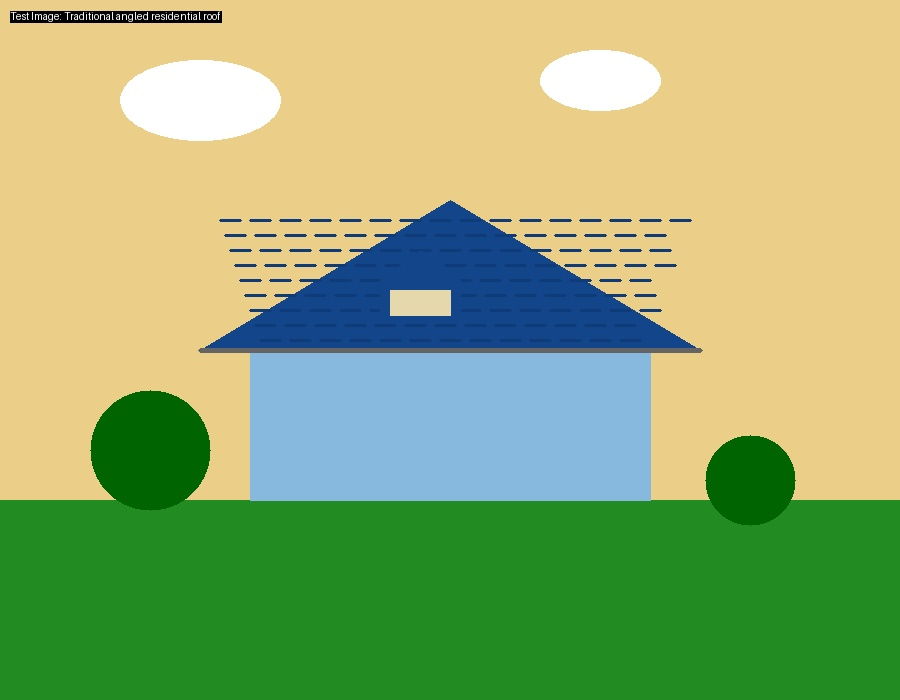
#> input picture test_images/angled_residential_roof.jpg, 900 x 700 px
$ python -i image_analysis.py   (imports and definitions only)   (older library calls are emulated)
#> lines starting #> are read from the running program, lines starting #| are printed output that depends on the picture; after the words box and inside, x2 and y2 are one past the last pixel; in counts of white or black regions, pixels touching at a corner belong together
import cv2
import numpy as np
import logging
from typing import Dict, List

class RoofAnalyzer:
    """Computer vision pipeline for analyzing rooftop characteristics from satellite imagery"""

    def __init__(self):
        self.logger = logging.getLogger(__name__)

    def analyze_roof(self, image_path: str) -> Dict:
        """
        Analyze roof characteristics from satellite image

        Args:
            image_path: Path to the satellite image

        Returns:
            Dictionary containing roof analysis results
        """
        try:
            # Load and preprocess image
            image = cv2.imread(image_path)
#> image is the input picture: shape (700, 900, 3); mean B, G, R 114.1, 174, 148.3
            if image is None:
                raise ValueError("Could not load image")

            # Image is already loaded in BGR format for OpenCV processing

            # Perform roof detection and analysis
            roof_contours = self._detect_roof_area(image)
            roof_metrics = self._calculate_roof_metrics(image, roof_contours)
            orientation = self._estimate_roof_orientation(roof_contours)
            slope = self._estimate_roof_slope(image, roof_contours)
            shading_factor = self._analyze_shading(image)
            obstructions = self._detect_obstructions(image, roof_contours)

            return {
                'total_area': roof_metrics['total_area'],
                'usable_area': roof_metrics['usable_area'],
                'orientation': orientation,
                'slope': slope,
                'shading_factor': shading_factor,
                'obstruction_count': len(obstructions),
                'obstructions': obstructions,
                'confidence_score': roof_metrics['confidence'],
                'analysis_metadata': {
                    'image_dimensions': image.shape[:2],
                    'processing_successful': True
                }
            }

        except Exception as e:
            self.logger.error(f"Roof analysis failed: {str(e)}")
            # Return default values with low confidence
            return self._get_default_roof_metrics()

    def _detect_roof_area(self, image: np.ndarray) -> List[np.ndarray]:
        """Detect roof areas using computer vision techniques"""

        try:
            # Convert to grayscale
            gray = cv2.cvtColor(image, cv2.COLOR_BGR2GRAY)
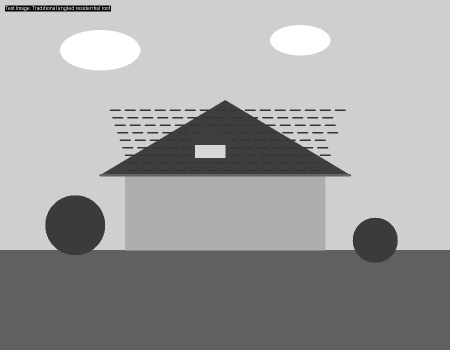
#> gray: shape (700, 900) (shown at 1/2 size); min 0, max 255, mean 159.7

            # Apply Gaussian blur to reduce noise
            blurred = cv2.GaussianBlur(gray, (5, 5), 0)

            # Use adaptive thresholding to handle varying lighting
            thresh = cv2.adaptiveThreshold(
                blurred, 255, cv2.ADAPTIVE_THRESH_GAUSSIAN_C,
                cv2.THRESH_BINARY_INV, 11, 2
            )
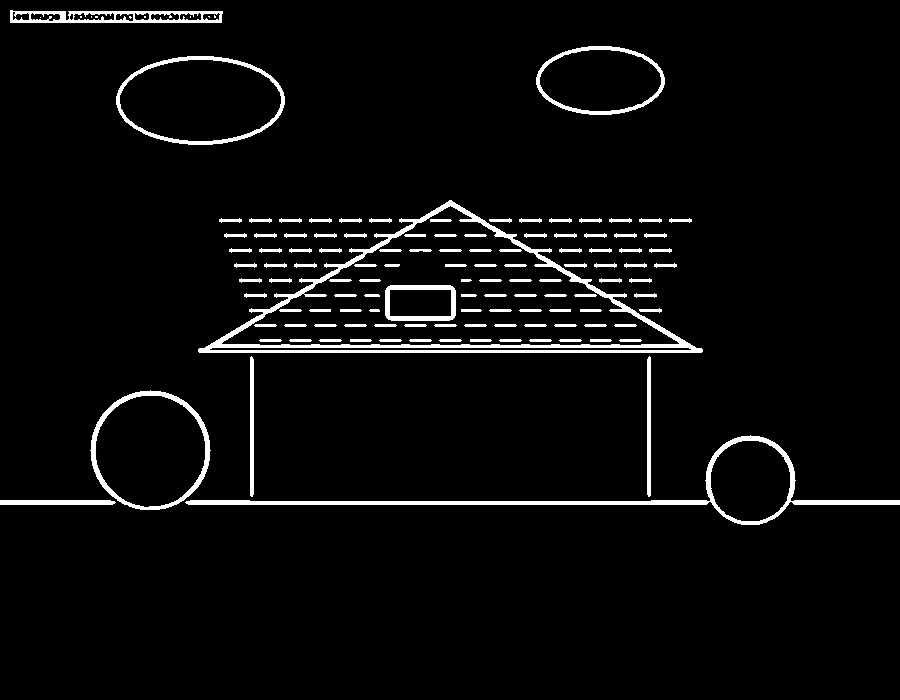
#> thresh: shape (700, 900); 4.2% white; 126 white regions (9 under 20 px), largest, box (x1, y1, x2, y2) and area: (198, 200, 703, 353) 6515, (185, 435, 900, 525) 3987, (90, 390, 211, 510) 1742

            # Apply morphological operations to clean up the image
            kernel = cv2.getStructuringElement(cv2.MORPH_RECT, (3, 3))
            cleaned = cv2.morphologyEx(thresh, cv2.MORPH_CLOSE, kernel)
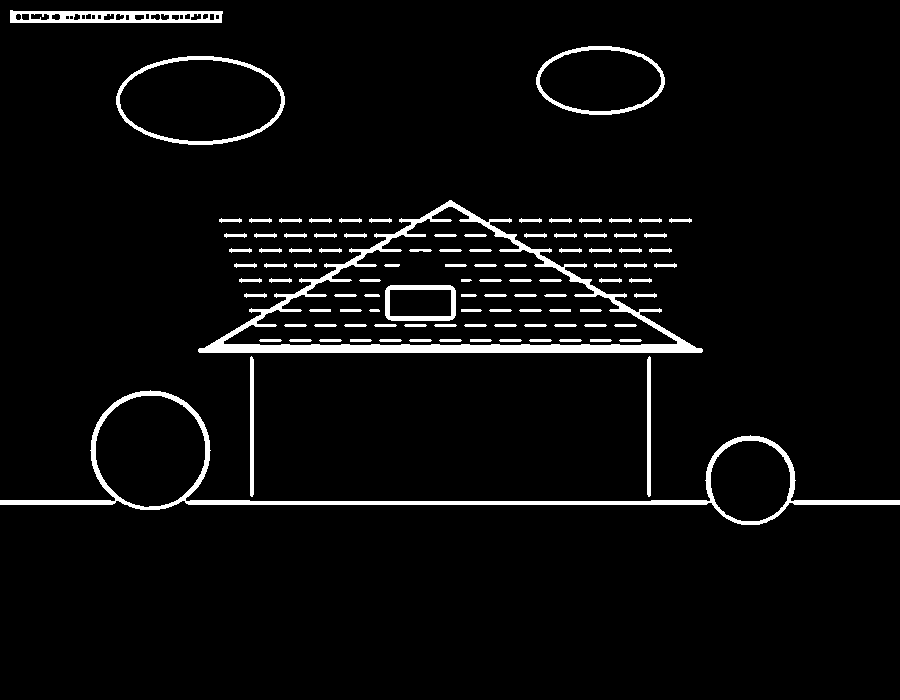
#> cleaned: shape (700, 900); 4.4% white; 103 white regions

            # Find contours
            contours, _ = cv2.findContours(
                cleaned, cv2.RETR_EXTERNAL, cv2.CHAIN_APPROX_SIMPLE
            )
#> contours = 49 contours; largest, box (x1, y1, x2, y2) and area: (198, 200, 703, 353) 39057, (0, 390, 900, 525) 19911, (116, 56, 285, 145) 11656, (536, 46, 665, 115) 6866, (10, 10, 223, 23) 2326

            # Filter contours by area (assuming roof is a significant portion of image)
            min_area = (image.shape[0] * image.shape[1]) * 0.1  # At least 10% of image
            max_area = (image.shape[0] * image.shape[1]) * 0.8  # At most 80% of image

            roof_contours = []
            for contour in contours:
                area = cv2.contourArea(contour)
                if min_area < area < max_area:
                    # Additional filtering based on shape characteristics
                    perimeter = cv2.arcLength(contour, True)
                    if perimeter > 0:
                        circularity = 4 * np.pi * area / (perimeter * perimeter)
                        # Roofs are typically not too circular (0.1 to 0.9 range)
                        if 0.1 < circularity < 0.9:
                            roof_contours.append(contour)
#> this loop made 49 passes
#> area on passes 1 to 8: 19911, 414.5, 414.5, 48, 48, 48, 48, 48
#> after the loop, roof_contours = []

            # If no good contours found, create a default rectangular contour
            if not roof_contours:
                h, w = image.shape[:2]
                default_contour = np.array([
                    [[w//4, h//4]], [[3*w//4, h//4]],
                    [[3*w//4, 3*h//4]], [[w//4, 3*h//4]]
                ])
#> in analyze_roof, `roof_contours = self._detect_roof_area(image)`: roof_contours = [[[225, 175], [675, 175], [675, 525], [225, 525]]]
                roof_contours.append(default_contour)

            return roof_contours

        except Exception as e:
            self.logger.error(f"Roof detection failed: {str(e)}")
            # Return default contour
            h, w = image.shape[:2]
            default_contour = np.array([
                [[w//4, h//4]], [[3*w//4, h//4]],
                [[3*w//4, 3*h//4]], [[w//4, 3*h//4]]
            ])
            return [default_contour]

    def _calculate_roof_metrics(self, image: np.ndarray, contours: List[np.ndarray]) -> Dict:
        """Calculate roof area and other metrics"""

        try:
            if not contours:
                raise ValueError("No contours provided")

            # Assume typical residential roof - estimate scale from image size
            # This is a simplified approach - in practice, you'd need actual scale information
            image_height, image_width = image.shape[:2]

            # Estimate scale: assume image covers roughly 50m x 50m area
            meters_per_pixel_x = 50.0 / image_width
            meters_per_pixel_y = 50.0 / image_height

            total_area_pixels = 0
            for contour in contours:
                area_pixels = cv2.contourArea(contour)
                total_area_pixels += area_pixels
#> this loop made 1 pass
#> (contour, area_pixels, total_area_pixels) on pass 1: ([[225, 175], [675, 175], [675, 525], [225, 525]], 157500, 157500)
#> after the loop, total_area_pixels = 157500

            # Convert to square meters
            total_area_m2 = total_area_pixels * meters_per_pixel_x * meters_per_pixel_y
#> total_area_m2 = 625

            # Calculate usable area (accounting for setbacks, obstructions, etc.)
            # Typically 70-85% of total roof area is usable for solar panels
            usable_percentage = 0.75  # Conservative estimate
            usable_area_m2 = total_area_m2 * usable_percentage
#> usable_area_m2 = 468.8

            # Confidence score based on contour quality
            confidence = min(1.0, len(contours) * 0.3 + 0.4)
#> confidence = 0.7
#> in analyze_roof, `roof_metrics = self._calculate_roof_metrics(image, roof_contours)`: roof_metrics = {'total_area': 625, 'usable_area': 468.8, 'confidence': 0.7}

            return {
                'total_area': total_area_m2,
                'usable_area': usable_area_m2,
                'confidence': confidence
            }

        except Exception as e:
            self.logger.error(f"Metric calculation failed: {str(e)}")
            # Return conservative estimates
            return {
                'total_area': 100.0,  # 100 m² default
                'usable_area': 75.0,   # 75 m² usable
                'confidence': 0.3
            }

    def _estimate_roof_orientation(self, contours: List[np.ndarray]) -> str:
        """Estimate primary roof orientation"""

        try:
            if not contours:
                return "south"  # Default optimal orientation

            # Get the largest contour (main roof section)
            largest_contour = max(contours, key=cv2.contourArea)
#> largest_contour = [[225, 175], [675, 175], [675, 525], [225, 525]]

            # Fit a rectangle to estimate orientation
            rect = cv2.minAreaRect(largest_contour)
#> rect = ((450, 350), (350, 450), -90)
            angle = rect[2]
#> angle = -90

            # Convert angle to cardinal direction
            # Normalize angle to 0-360 degrees
            if angle < -45:
                angle += 90
#> angle = 0
#> in analyze_roof, `orientation = self._estimate_roof_orientation(roof_contours)`: orientation = 'south'

            # Map angle to orientation
            if -22.5 <= angle <= 22.5:
                return "south"
            elif 22.5 < angle <= 67.5:
                return "southwest"
            elif 67.5 < angle <= 112.5:
                return "west"
            elif 112.5 < angle <= 157.5:
                return "northwest"
            elif 157.5 < angle <= 202.5:
                return "north"
            elif 202.5 < angle <= 247.5:
                return "northeast"
            elif 247.5 < angle <= 292.5:
                return "east"
            else:
                return "southeast"

        except Exception as e:
            self.logger.error(f"Orientation estimation failed: {str(e)}")
            return "south"  # Default to optimal orientation

    def _estimate_roof_slope(self, image: np.ndarray, contours: List[np.ndarray]) -> float:
        """Estimate roof slope in degrees"""

        try:
            # For satellite imagery, slope estimation is challenging
            # We'll use image analysis techniques to estimate based on shadows and perspective

            gray = cv2.cvtColor(image, cv2.COLOR_BGR2GRAY)

            # Calculate gradient to detect slope indicators
            grad_x = cv2.Sobel(gray, cv2.CV_64F, 1, 0, ksize=3)
            grad_y = cv2.Sobel(gray, cv2.CV_64F, 0, 1, ksize=3)
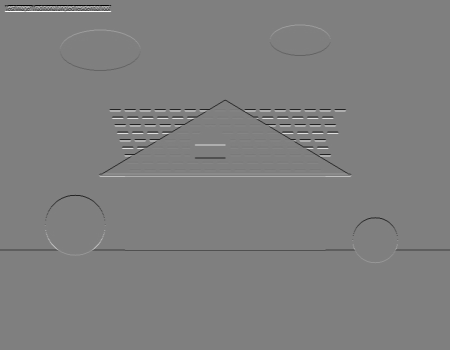
#> grad_y: shape (700, 900) float64 (shown at 1/2 size); min -831, max 829, mean -1.3; drawn with min black and max white

            # Calculate gradient magnitude
            gradient_magnitude = np.sqrt(grad_x**2 + grad_y**2)

            # Analyze gradient within roof area
            if contours:
                mask = np.zeros(gray.shape, np.uint8)
                cv2.fillPoly(mask, contours, (255,))
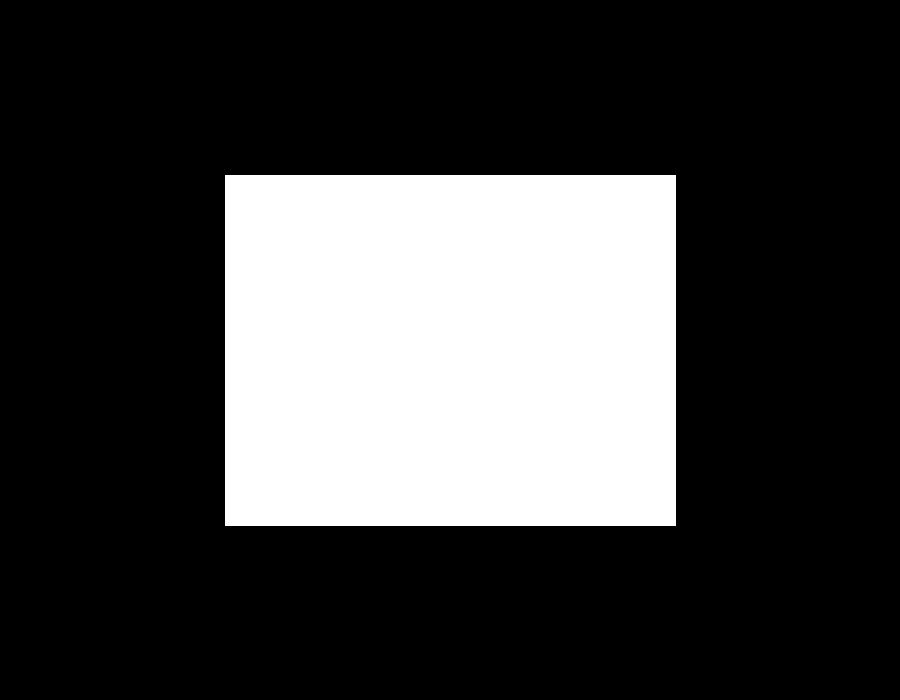
#> mask: shape (700, 900); 25.1% white; 1 white region, box (x1, y1, x2, y2) and area: (225, 175, 676, 526) 158301
                roof_gradients = gradient_magnitude[mask > 0]

                # Use gradient statistics to estimate slope
                mean_gradient = np.mean(roof_gradients)
#> mean_gradient = 30.43

                # Map gradient to slope (empirical relationship)
                # Higher gradients suggest steeper roofs
                slope_degrees = min(45.0, max(5.0, float(mean_gradient * 0.5)))
#> slope_degrees = 15.22
            else:
                slope_degrees = 25.0  # Average residential roof slope

            return slope_degrees

        except Exception as e:
            self.logger.error(f"Slope estimation failed: {str(e)}")
            return 25.0  # Default slope

    def _analyze_shading(self, image: np.ndarray) -> float:
        """Analyze shading factors from the image"""

        try:
            # Convert to HSV for better shadow detection
            hsv = cv2.cvtColor(image, cv2.COLOR_BGR2HSV)
#> hsv: shape (700, 900, 3); mean H, S, V 46.4, 137.5, 195.5

            # Create mask for dark areas (potential shadows)
            lower_shadow = np.array([0, 0, 0])
            upper_shadow = np.array([180, 255, 100])  # Low value channel for shadows
            shadow_mask = cv2.inRange(hsv, lower_shadow, upper_shadow)
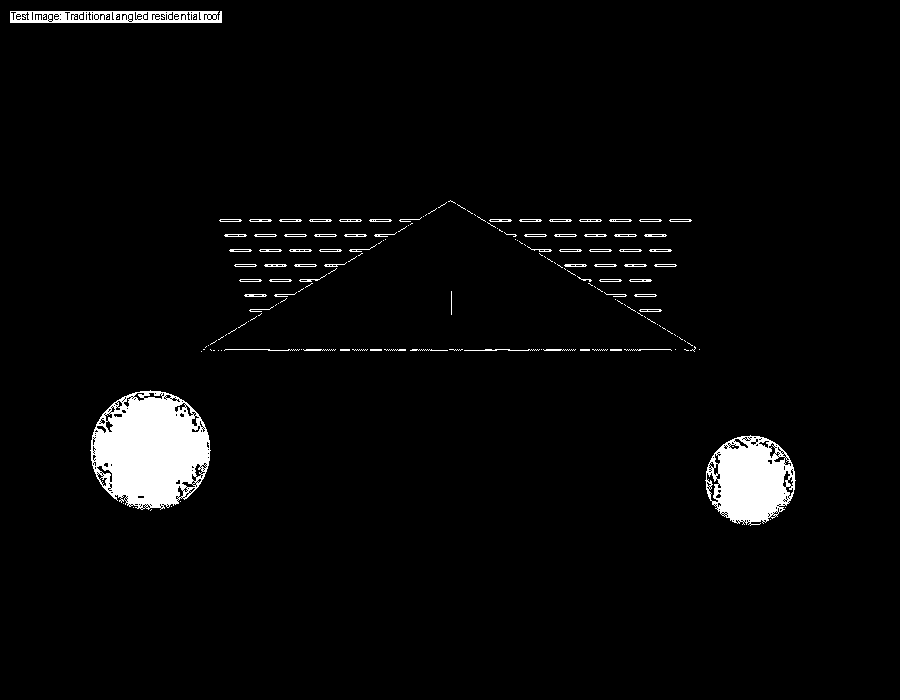
#> shadow_mask: shape (700, 900); 3.4% white; 163 white regions (93 under 20 px), largest, box (x1, y1, x2, y2) and area: (90, 390, 211, 510) 10157, (705, 435, 796, 526) 5473, (10, 11, 222, 23) 1979

            # Calculate percentage of image that's in shadow
            total_pixels = image.shape[0] * image.shape[1]
            shadow_pixels = np.sum(shadow_mask > 0)
#> shadow_pixels = 21120
            shadow_percentage = shadow_pixels / total_pixels
#> shadow_percentage = 0.0335

            # Convert to shading factor (0 = no shading, 1 = completely shaded)
            # Invert the logic: less shadow = better for solar
            shading_factor = min(0.8, shadow_percentage * 2)  # Cap at 80% shading
#> shading_factor = 0.067

            return shading_factor

        except Exception as e:
            self.logger.error(f"Shading analysis failed: {str(e)}")
            return 0.2  # Default minimal shading

    def _detect_obstructions(self, image: np.ndarray, roof_contours: List[np.ndarray]) -> List[Dict]:
        """Detect potential obstructions on the roof"""

        try:
            obstructions = []

            # Create mask for roof area
            if roof_contours:
                mask = np.zeros(image.shape[:2], np.uint8)
                cv2.fillPoly(mask, roof_contours, (255,))

                # Convert to grayscale
                gray = cv2.cvtColor(image, cv2.COLOR_BGR2GRAY)

                # Detect circular objects (potential vents, chimneys)
                circles = cv2.HoughCircles(
                    gray, cv2.HOUGH_GRADIENT, dp=1, minDist=20,
                    param1=50, param2=30, minRadius=5, maxRadius=50
                )
#> circles = None

                if circles is not None:
                    circles = np.round(circles[0, :]).astype("int")
                    for (x, y, r) in circles:
                        # Check if circle is within roof area
                        if mask[y, x] > 0:
                            obstructions.append({
                                'type': 'circular_obstruction',
                                'position': {'x': int(x), 'y': int(y)},
                                'size': int(r),
                                'estimated_area_m2': (r * 0.1) ** 2 * np.pi  # Rough conversion
                            })

                # Detect rectangular objects using contour analysis
                edges = cv2.Canny(gray, 50, 150)
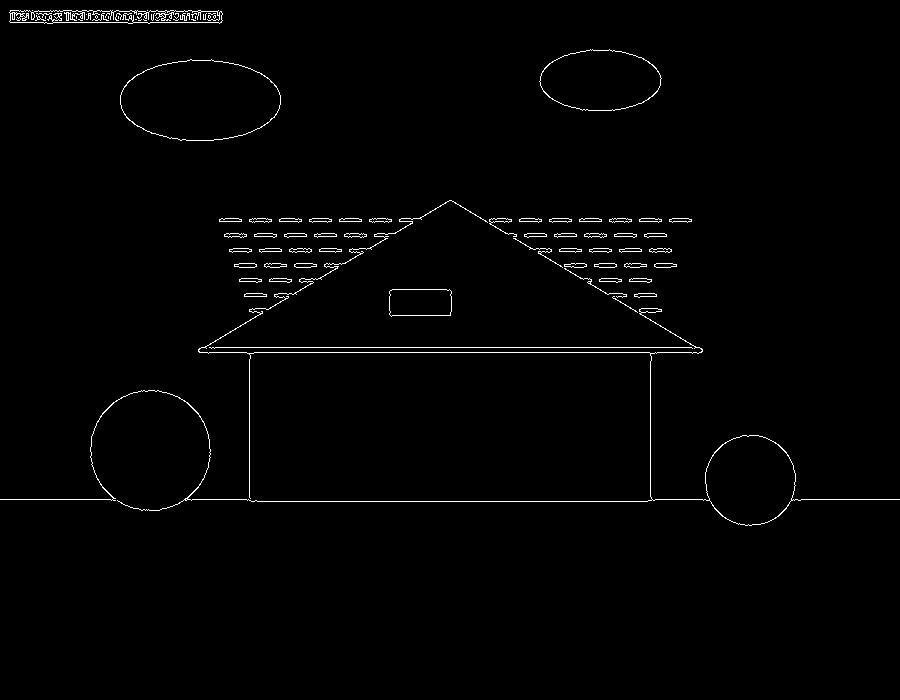
#> edges: shape (700, 900); 1.2% white in thin lines or dots, all inside (x1, y1, x2, y2) = (0, 10, 900, 526)
                contours, _ = cv2.findContours(edges, cv2.RETR_EXTERNAL, cv2.CHAIN_APPROX_SIMPLE)
#> contours = 55 contours, 6 with area under 20; largest, box (x1, y1, x2, y2) and area: (120, 59, 281, 141) 10190, (0, 200, 900, 526) 6602, (539, 49, 662, 111) 5768, (9, 10, 223, 24) 2395, (389, 289, 452, 317) 1596

                for contour in contours:
                    area = cv2.contourArea(contour)
                    if 50 < area < 5000:  # Filter by reasonable obstruction size
                        # Check if contour is within roof area
                        M = cv2.moments(contour)
                        if M["m00"] != 0:
                            cx = int(M["m10"] / M["m00"])
                            cy = int(M["m01"] / M["m00"])

                            if mask[cy, cx] > 0:
                                # Approximate contour to check if it's rectangular-ish
                                epsilon = 0.02 * cv2.arcLength(contour, True)
                                approx = cv2.approxPolyDP(contour, epsilon, True)

                                if len(approx) >= 4:  # Roughly rectangular
                                    obstructions.append({
                                        'type': 'rectangular_obstruction',
                                        'position': {'x': cx, 'y': cy},
                                        'vertices': len(approx),
                                        'estimated_area_m2': area * 0.01  # Rough conversion
                                    })
#> this loop made 55 passes
#> (area, cx, cy, epsilon, approx) on pass 5: (1596, 419, 302, 3.53, [[389, 291], [391, 316], [450, 315], [449, 289]])
#> after the loop, obstructions = 44 items

            return obstructions[:10]  # Limit to 10 obstructions

        except Exception as e:
            self.logger.error(f"Obstruction detection failed: {str(e)}")
            return []

    # [24 lines left out: function _get_default_roof_metrics, not called in this run]

>>> result = RoofAnalyzer().analyze_roof('../test_images/angled_residential_roof.jpg')
#> in analyze_roof, `obstructions = self._detect_obstructions(image, roof_contours)`: obstructions = 10 items
#> result = 9 items
